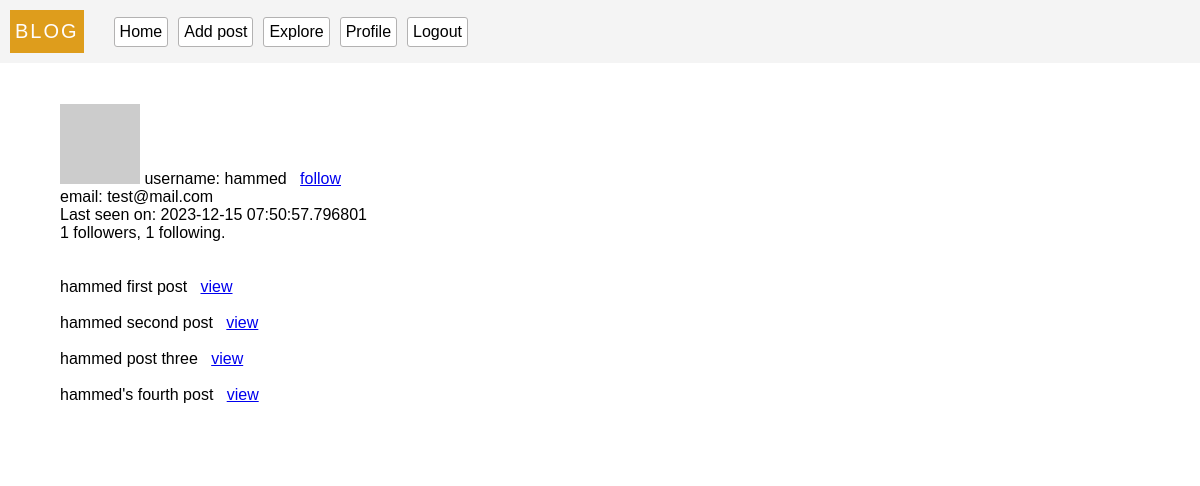
Screenshot of /user/1 (signed in) with the database file from the repository.
### models.py (models this page shows, shortened)
class User(db.Model, UserMixin):
  __tablename__ = 'users'
  id = db.Column(db.Integer, primary_key = True)
  username = db.Column(db.String(100), unique = True, index = True)
  email = db.Column(db.String(100), index = True, unique = True)
  password = db.Column(db.String(200))
  last_seen = db.Column(db.DateTime, default=datetime.utcnow, index = True)
  about_me = db.Column(db.String, nullable=True)
  posts = db.relationship(
    'Post',
    backref = 'author',
    lazy = 'dynamic'
  )
  followed = db.relationship(
    'User',
    secondary = followers,
    primaryjoin = (followers.c.follower_id == id),
    secondaryjoin = (followers.c.followed_id == id),
    backref = db.backref('followers', lazy='dynamic'),
    lazy = 'dynamic'
  )
  follower = db.relationship(
    'User',
    secondary = followers,
    primaryjoin = (followers.c.followed_id == id),
    secondaryjoin = (followers.c.follower_id == id),
    backref = db.backref('followed_user', lazy='dynamic'),
    lazy = 'dynamic'
  )
  def avatar(self, size='80'):
    digest = md5(str(self.email).lower().encode('utf-8')).hexdigest()
    return f'https://gravatar.com/avatar/{digest}?d=identicon&s={size}'
  def update_last_seen(self):
    self.last_seen = datetime.utcnow()
    db.session.commit()
  def is_following(self, user):
    return self.followed.filter(followers.c.followed_id == user.id).count() > 0
  @login.user_loader
  def get_user(id):
    return User.query.get(int(id))

class Post(db.Model):
  __tablename__ = 'posts'
  id = db.Column(db.Integer, primary_key = True)
  body = db.Column(db.String(300) ,nullable = False)
  title = db.Column(db.String(20), nullable = False)
  timestamp = db.Column(db.DateTime, default=datetime.utcnow, index = True)
  user_id = db.Column(db.Integer, db.ForeignKey('users.id'))

### server.py (the view)
@app.route('/user/<id>')
@login_required
def user_profile(id):
  user = User.query.get(id)
  if user == None:
    flash('this user profile cannot be found, profile may have been deleted or suspended !', 'error')
    return redirect(url_for('index'))
  return render_template('user.html', user=user, posts = user.posts)

### server.py (called while the page is built)
@app.before_request
def validate():
  if current_user.is_authenticated:
    current_user.update_last_seen()

### templates/user.html (shortened to what this page needs)
{% extends 'base.html' %}
{% block content %}
<section>
  <img src="{{user.avatar(100)}}" alt="photo">
  <span>username:  {{user.username}}</span>
  <span> &nbsp;</span>
    {% if current_user.id != user.id %}
      {% if current_user.is_following(user) %}
        <a href="/follow/{{user.id}}"> unfollow </a>
      {% else %}
        <a href="/follow/{{user.id}}"> follow </a>
      {% endif %}
    {% endif %}
  <br>
  <sapn>email: {{user.email}}</sapn>
  {% if user.last_seen %}<p>Last seen on: {{ user.last_seen }}</p>{% endif %}
  <p>{{ user.follower.count() }} followers, {{ user.followed.count() }} following.</p>
</section>
<section>
  <br> <br>
  {% for post in posts %}
      <p>
        {{post.title}}
        <a href="/post/{{post.id}}">view</a>
      </p>
      <br>
    {% endfor %}
</section>
{% endblock %}

### static/styles/base.css (style rules this page uses)
* { padding:0px; margin: 0px; box-sizing: border-box; }
body { font-family: 'Lucida Sans', 'Lucida Sans Regular', 'Lucida Grande', 'Lucida Sans Unicode', Geneva, Verdana, sans-serif; }

### rows the page displays
User: username "hammed", email "test@mail.com", last_seen "2023-12-15 07:50:57.796801"
Post: title "hammed first post"
Post: title "hammed second post"
Post: title "hammed post three"
Post: title "hammed's fourth post"

### other values shown
{{ user.follower.count() }} "1"
{{ user.followed.count() }} "1"
